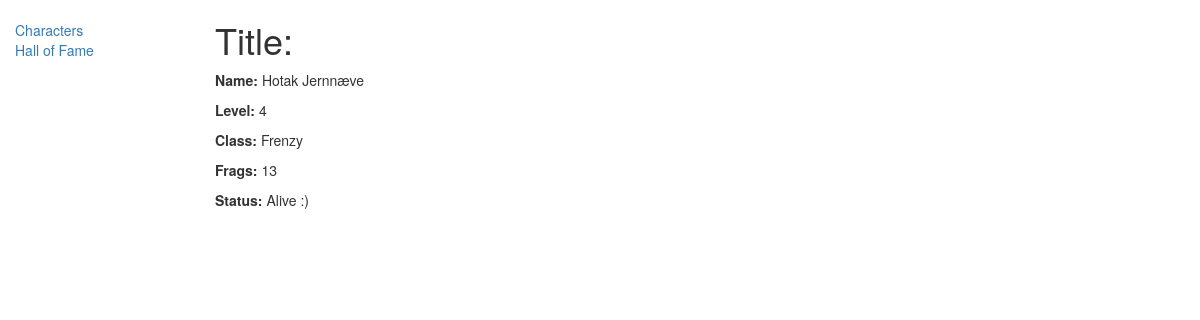
Page /fragtracker/character/2 on the committed database.
### frag_tracker/models.py (models this page shows, shortened)
class Character(models.Model):
    name = models.CharField(max_length=100, help_text="Enter a character name (fx. Legolas Greenleaf")
    level = models.IntegerField()
    frags = models.IntegerField(default=0)
    alive = models.BooleanField(default=True)
    CLASS_OPTIONS = (
        ('BB', 'Barbarian'),
        ('BA', 'Bard'),
        ('CL', 'Cleric'),
        ('DR', 'Druid'),
        ('FI', 'Fighter'),
        ('MO', 'Monk'),
        ('PA', 'Paladin'),
        ('RA', 'Ranger'),
        ('RO', 'Rogue'),
        ('SO', 'Sorcerer'),
        ('WA', 'Warlock'),
        ('WI', 'Wizard'),
    )
    player_super_class = models.CharField(max_length=2, choices=CLASS_OPTIONS,
                                          help_text="Select the main class of your character.")
    player_sub_class = models.CharField(max_length=50, help_text="Enter the subclass of your character")

### frag_tracker/views.py (the view)
# urls.py: url(r'^character/(?P<pk>\d+)$', views.character_detail_view, name='character-detail'),
def character_detail_view(request, pk):
    try:
        character_id = Character.objects.get(pk=pk)
    except Character.DoesNotExist:
        raise Http404("Book does not exist")
    return render(
        request,
        'frag_tracker/character_detail.html',
        context={'character': character_id, }
    )

### frag_tracker/templates/frag_tracker/character_detail.html
{% extends "base_generic.html" %}
{% block content %}
    <h1>Title: {{ character.title }}</h1>
    <p><strong>Name:</strong> {{ character.name }}</p>
    <p><strong>Level:</strong> {{ character.level }}</p>
    <p><strong>Class:</strong> {{ character.player_sub_class }} {{ character. }}</p>
    <p><strong>Frags:</strong> {{ character.frags }}</p>
    <p><strong>Status:</strong>{% if character.alive %}
        Alive :)
    {% else %}
        Dead :(
    {% endif %}</p>
{% endblock %}

### rows in the picture
Character: name "Hotak Jernnæve", level "4", player_sub_class "Frenzy", frags "13"
